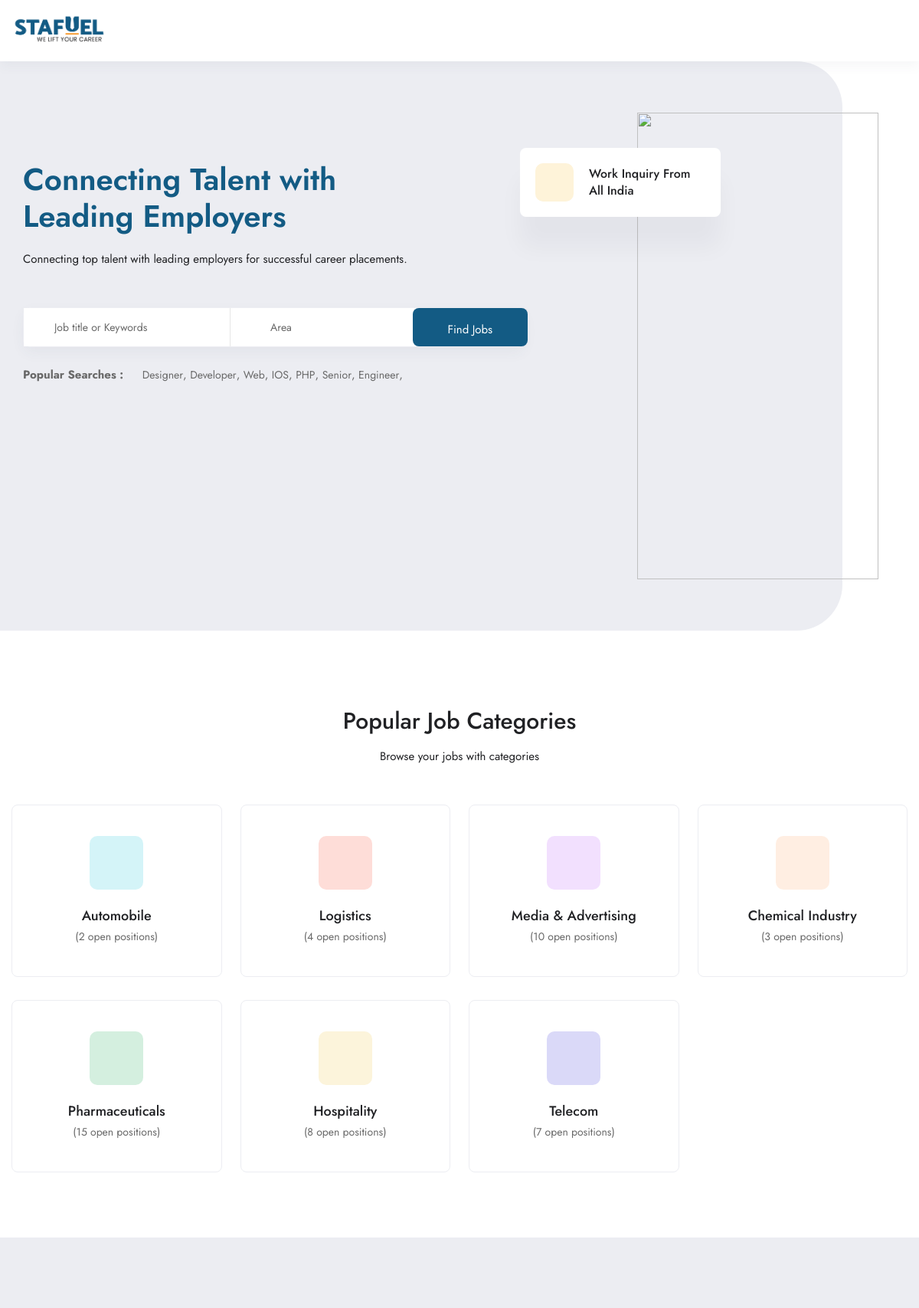
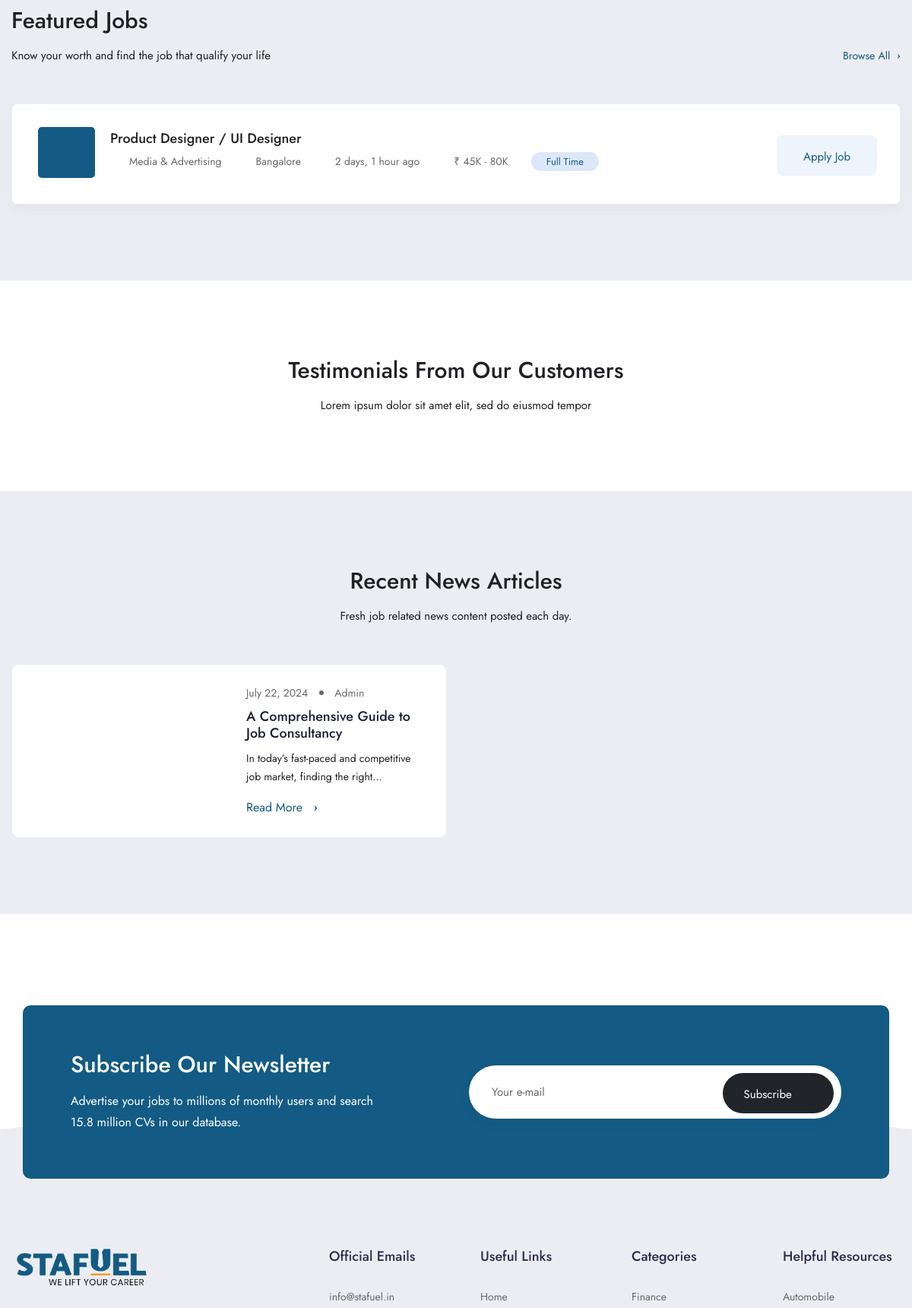
The page / (upper part) on the database its author committed (2 pictures, top to bottom).
### core/models.py (models this page shows, shortened)
class Department(models.Model):
    STATUS_CHOICES = [
        ('active', 'Active'),
        ('inactive', 'Inactive'),
    ]
    name = models.CharField(max_length=100)
    icon = models.CharField(max_length=60)
    created_at = models.DateTimeField(auto_now_add=True)
    openings = models.IntegerField()
    slug = models.SlugField(unique=True, blank=True)
    status = models.CharField(max_length=8, choices=STATUS_CHOICES, default='active')

class Job(models.Model):
    JOB_TYPE_CHOICES = [
        ('Full Time', 'Full Time'),
        ('Part Time', 'Part Time'),
        ('Internship', 'Internship'),
        ('Freelance', 'Freelance'),
    ]
    EXPERIENCE_CHOICES = [
        ('0-1', '0-1 years'),
        ('1-2', '1-2 years'),
        ('2-3', '2-3 years'),
        ('3-4', '3-4 years'),
        ('4-5', '4-5 years'),
        ('5+', '5+ years'),
    ]
    STATUS_CHOICES = [
        ('active', 'Active'),
        ('inactive', 'Inactive'),
    ]
    title = models.CharField(max_length=255)
    department = models.ForeignKey(Department, on_delete=models.CASCADE)
    location = models.CharField(max_length=255)
    created_at = models.DateTimeField(auto_now_add=True)
    updated_at = models.DateTimeField(auto_now=True)
    salary = models.CharField(max_length=255)
    job_type = models.CharField(max_length=15, choices=JOB_TYPE_CHOICES, default='full time')
    experience = models.CharField(max_length=3, choices=EXPERIENCE_CHOICES)
    job_description = models.TextField()
    skills_required = RichTextField()
    slug = models.SlugField(unique=True, blank=True)
    status = models.CharField(max_length=15, choices=STATUS_CHOICES, default='active')

### website/views.py (the view)
# urls.py: path('', home, name='home'),
def home(request):
    departments = Department.objects.filter(status = 'active')
    jobs = Job.objects.filter(status = 'active')
    context = {
        'departments': departments,
        'jobs' : jobs,
    }
    return render(request, 'frontend/home.html', context)

### templates/frontend/home.html (shortened to what this page needs)
{% extends 'frontend/base.html' %}
{% load static %}
{% block content %}
<section class="banner-section-six">
  <div class="auto-container">
    <div class="row">
      <div class="content-column col-lg-7 col-md-12 col-sm-12">
        <div class="inner-column">
          <div class="title-box wow fadeInUp" data-wow-delay="300ms">
            <h3>Connecting Talent with <br> Leading Employers</h3>
            <div class="text">Connecting top talent with leading employers for successful career placements.</div>
          </div>
          <div class="job-search-form wow fadeInUp" data-wow-delay="600ms">
            <form method="get" action="{% url 'jobs' %}">
              <div class="row">
                <div class="form-group col-lg-5 col-md-12 col-sm-12">
                  <span class="icon flaticon-search-1"></span>
                  <input type="text" name="q" placeholder="Job title or Keywords">
                </div>
                <div class="form-group col-lg-4 col-md-12 col-sm-12 location">
                  <span class="icon flaticon-map-locator"></span>
                  <input type="text" name="location" placeholder="Area">
                </div>
                <div class="form-group col-lg-3 col-md-12 col-sm-12 btn-box">
                  <button type="submit" class="theme-btn btn-style-one"><span class="btn-title">Find Jobs</span></button>
                </div>
              </div>
            </form>
          </div>
          <div class="popular-searches wow fadeInUp" data-wow-delay="900ms">
            <span class="title">Popular Searches : </span>
            <a href="#">Designer</a>,
            <a href="#">Developer</a>,
            <a href="#">Web</a>,
            <a href="#">IOS</a>,
            <a href="#">PHP</a>,
            <a href="#">Senior</a>,
            <a href="#">Engineer</a>,
          </div>
        </div>
      </div>
      <div class="image-column col-lg-5 col-md-12">
        <div class="image-box">
          <figure class="main-image wow fadeIn anm" data-wow-delay="1200ms" data-speed-x="2"><img src="{% static 'frontend/images/resource/banner.jpg' %}" alt=""></figure>
          <div class="info_block wow fadeIn anm" data-wow-delay="1500ms" data-speed-x="3" data-speed-y="3">
            <span class="icon flaticon-email-3"></span>
            <p>Work Inquiry From <br>All India</p>
          </div>
        </div>
      </div>
    </div>
  </div>
</section>
  <section class="job-categories">
    <div class="auto-container">
      <div class="sec-title text-center">
        <h2>Popular Job Categories</h2>
        <div class="text">Browse your jobs with categories</div>
      </div>
      <div class="row wow fadeInUp">
        {% for department in departments %}
          <div class="category-block-three col-lg-3 col-md-6 col-sm-12">
            <div class="inner-box">
              <div class="content">
                <span class="icon {{department.icon}}"></span>
                <h4><a href="#">{{department.name}}</a></h4>
                <p>({{department.openings}} open positions)</p>
              </div>
            </div>
          </div>
        {% endfor %}
      </div>
    </div>
  </section>
  <section class="job-section-five">
    <div class="auto-container">
      <div class="sec-title-outer">
        <div class="sec-title">
          <h2>Featured Jobs</h2>
          <div class="text">Know your worth and find the job that qualify your life</div>
        </div>
        <a href="#" class="link">Browse All <span class="icon fa fa-angle-right"></span></a>
      </div>
      <div class="outer-box wow fadeInUp">
          {% for job in jobs %}
            <div class="job-block-five">
              <div class="inner-box">
                <div class="content">
                  <span class="icon company-logo d-md-flex d-none">
                    <span class="flaticon-briefcase"></span>
                  </span>
                  <h4><a href="{% url 'application' job.slug %}">{{job.title}}</a></h4>
                  <ul class="job-info">
                    <li><span class="icon flaticon-briefcase"></span> {{job.department.name}}</li>
                    <li><span class="icon flaticon-map-locator"></span> {{job.location}}</li>
                    <li><span class="icon flaticon-clock-3"></span> {{ job.created_at|timesince }} ago</li>
                    <li><span class="icon flaticon-money"></span> &#x20b9; {{job.salary}}</li>
                  </ul>
                </div>
                <ul class="job-other-info">
                  <li class="time">{{job.job_type}}</li>
                </ul>
                <a href="{% url 'application' job.slug %}" class="theme-btn btn-style-three">Apply Job</a>
              </div>
            </div>
          {% endfor %}
        </div>
    </div>
  </section>
  {% include 'frontend/include/testimonial.html' %}
  <section class="news-section">
      <div class="auto-container">
          <div class="sec-title text-center">
              <h2>Recent News Articles</h2>
              <div class="text">Fresh job related news content posted each day.</div>
          </div>
          <div class="row wow fadeInUp">
              <div class="news-block-two col-lg-6 col-md-6 col-sm-12">
                  <div class="inner-box">
                      <div class="content-box">
                          <ul class="post-meta mb-1">
                              <li><a href="#">July 22, 2024</a></li>
                              <li><a href="#">Admin</a></li>
                          </ul>
                          <h3><a href="#">A Comprehensive Guide to Job Consultancy</a></h3>
                          <p class="text">In today’s fast-paced and competitive job market, finding the right...</p>
                          <a href="{% url 'single_blog_1' %}" class="read-more">Read More <i class="fa fa-angle-right"></i></a>
                      </div>
                  </div>
              </div>
          </div>
      </div>
  </section>
{% endblock content %}

### static/frontend/css/responsive.css (style rules this page uses)
@media only screen and (max-width: 1600px) { .job-search-form { min-width: auto; } }
@media only screen and (max-width: 1600px) { .job-search-form form { padding: 15px 15px; border-radius: 10px; } }
@media only screen and (max-width: 1600px) { .banner-section-six .image-column .image-box { margin-right: -100px; } }
@media only screen and (max-width: 1366px) { .banner-section-seven, .banner-section-six, .banner-section-five, .banner-section-three, .banner-section-two, .banner-section { padding: 0 15px; } }
@media only screen and (max-width: 1366px) { .banner-section-ten h3, .banner-section-four h3, .banner-section-seven h3, .banner-section-nine h3, .banner-section-eight .content-column h3, .banner-section-six .content-column h3, .banner-section-seven .content-column h3, .banner-section-five .content-column h3, .banner-section-three .content-column h3, .banner-section-two .content-column h3, .banner-section .content-column h3 { font-size: 40px; line-height: 1.2em; margin-bottom: 20px; } }
@media only screen and (max-width: 1366px) { .job-search-form { min-width: 600px; } }
@media only screen and (max-width: 1366px) { .job-search-form form { padding: 10px 20px; padding-left: 20px; } }
@media only screen and (max-width: 1366px) { .banner-section-six .job-search-form form { padding: 0; } }
@media only screen and (max-width: 1366px) { .job-search-form .form-group .icon { font-size: 20px; } }
@media only screen and (max-width: 1366px) { .job-search-form .form-group.btn-box { text-align: left; } }
@media only screen and (max-width: 1366px) { .job-search-form .form-group .theme-btn { display: inline-block; width: auto; min-width: 150px; } }
@media only screen and (max-width: 1366px) { .job-search-form .ui-selectmenu-button.ui-button, .job-search-form .form-group input, .job-search-form .form-group select, .job-search-form .form-group textarea { height: 50px; line-height: 20px; font-size: 14px; padding-left: 40px; } }
@media only screen and (max-width: 1366px) { .job-search-form .form-group .theme-btn { height: 50px; } }
@media only screen and (max-width: 1366px) { .job-categories { padding: 100px 0 55px; } }
@media only screen and (max-width: 1366px) { .job-search-form .form-group:last-child { text-align: left !important; } }
@media only screen and (max-width: 1366px) { .banner-section-six .content-column .inner-column { padding-top: 130px; padding-bottom: 50px; } }
@media only screen and (max-width: 1366px) { .news-block-two .content-box { padding: 15px 18px; } }

### static/frontend/css/mmenu.css (style rules this page uses)
:root { --mm-line-height:20px;--mm-listitem-size:44px;--mm-navbar-size:44px;--mm-offset-top:0;--mm-offset-right:0;--mm-offset-bottom:0;--mm-offset-left:0;--mm-color-border:rgba(0, 0, 0, 0.1);--mm-color-button:rgba(0, 0, 0, 0.3);--mm-color-text:rgba(0, 0, 0, 0.75);--mm-color-text-dimmed:rgba(0, 0, 0, 0.3);--mm-color-background:#f3f3f3;--mm-color-background-highlight:rgba(0, 0, 0, 0.05);--mm-color-background-emphasis:rgba(255, 255, 255, 0.4);--mm-shadow:0 0 10px rgba(0, 0, 0, 0.3) }
:root { --mm-iconbar-size:50px }
:root { --mm-iconpanel-size:50px }
:root { --mm-sidebar-collapsed-size:50px;--mm-sidebar-expanded-size:440px }

### rows shown on the page
Department: name "Automobile", openings "2"
Department: name "Logistics", openings "4"
Department: name "Media & Advertising", openings "10"
Department: name "Chemical Industry", openings "3"
Department: name "Pharmaceuticals", openings "15"
Department: name "Hospitality", openings "8"
Department: name "Telecom", openings "7"
Job: title "Product Designer / UI Designer", department.name "Media & Advertising", location "Bangalore", created_at "2 days, 1 hour", salary "45K - 80K", job_type "Full Time"
